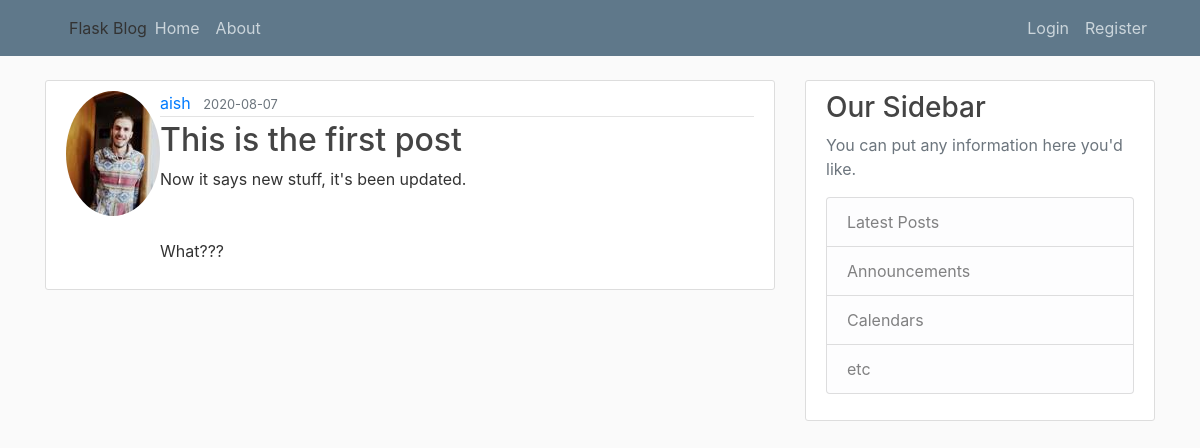
/post/1, run on the app's committed database.
### flaskblog/models.py (models this page shows, shortened)
class User(db.Model, UserMixin):
    id = db.Column(db.Integer, primary_key=True)
    username = db.Column(db.String(20), unique=True, nullable=False)
    email = db.Column(db.String(120), unique=True, nullable=False)
    image_file = db.Column(db.String(20),
                           nullable=False,
                           default='default.jpg')
    password = db.Column(db.String(60), nullable=False)
    posts = db.relationship('Post', backref='author', lazy=True)

class Post(db.Model):
    id = db.Column(db.Integer, primary_key=True)
    title = db.Column(db.String(100), nullable=False)
    date_posted = db.Column(db.DateTime,
                            nullable=False,
                            default=datetime.utcnow)
    content = db.Column(db.Text, nullable=False)
    user_id = db.Column(db.Integer, db.ForeignKey('user.id'), nullable=False)

### flaskblog/routes.py (the view)
@app.route("/post/<int:post_id>")
def post(post_id):
    post = Post.query.get_or_404(post_id)
    return render_template('post.html', title=post.title, post=post)

### flaskblog/templates/post.html (shortened to what this page needs)
{% extends "layout.html" %}
{% block content %}
    <article class="media content-section">
        <img class="rounded-circle articl-img" src="{{ url_for('static', filename='profile_pics/' + post.author.image_file) }}">
        <div class="media-body">
            <div class="article-metadata">
                <a class="mr-2" href="#">{{ post.author.username }}</a>
                <small class="text-muted">{{ post.date_posted.strftime('%Y-%m-%d') }}</small>
            </div>
            <h2 class="article-title">{{ post.title }}</h2>
            <p class="article-content">{{ post.content }}</p>
        </div>
    </article>
{% endblock content %}

### flaskblog/static/main.css (style rules this page uses)
body { background: #fafafa; color: #333333; margin-top: 5rem; }
h1, h2, h3, h4, h5, h6 { color: #444444; }
.content-section { background: #ffffff; padding: 10px 20px; border: 1px solid #dddddd; border-radius: 3px; margin-bottom: 20px; }
.article-title { color: #444444; }
.article-content { white-space: pre-line; }
.article-metadata { padding-bottom: 1px; margin-bottom: 4px; border-bottom: 1px solid #e3e3e3 }

### data on the page
User: image_file (picture), author.username "aish"
Post: date_posted "2020-08-07", title "This is the first post", content "Now it says new stuff, it's been updated. What???"
